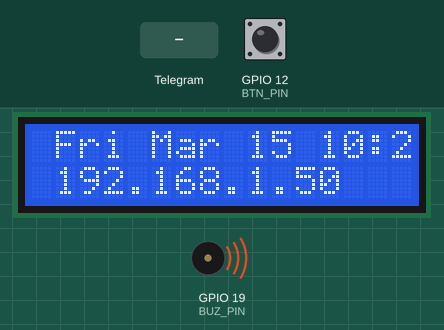
This sketch was run on a simulated ESP32. Shown: 16×2 character LCD, buzzer (waves = sounding). The test bench sets the inputs (shaded band); at power-on: GPIO 12 (BTN_PIN) HIGH. WiFi joins after 1.5 s; servers stay silent unless stated; the local clock reads 2024-03-15 10:24:30 at power-on unless the sketch sets it; what the sketch prints to the serial monitor is not drawn.

Above: at 3.1 s.
3.2 s: GPIO 12 (BTN_PIN) pulled LOW for 0.15 s
At 3.43 s:
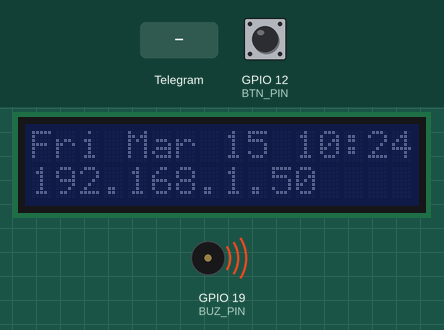
At 4.5 s:
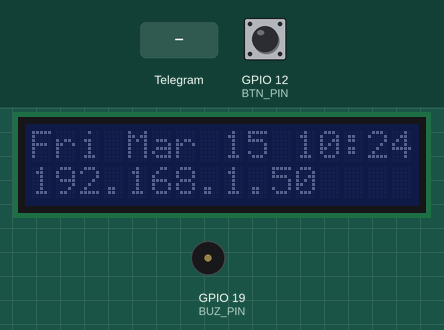
5.0 s: Telegram message "1" received
At 11.1 s:
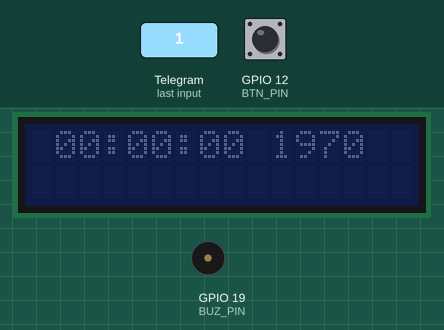
Timing chart, 0 to 12.6 s (numbered marks = the images above; inputs shaded):
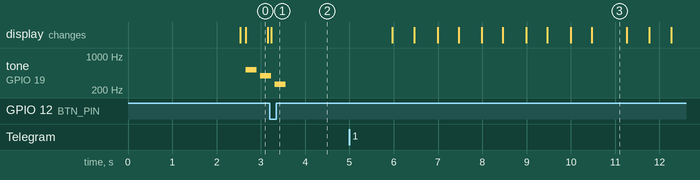

The sketch:

WiFi_TgBot.ino
```cpp
/*
    An ESP32-based device which shows messages and dates of the messages sent to your Telegram bot on the local LCD screen
    The ESP32 sends message back to the receiver.

    Parts:
    any ESP32 board
    Push-button attached to pin 12 (should have pull-up);
    I2C LCD 16*2 attached to pins 21(SDA) and 22(SCL) (I2C of ESP32), VCC and GND
    Piezo buzzer is attached to pin 19(+) and GND via 100 Ohm resistor

 Uses WiFi Manager to connect to any WiFi network using Name and Password on Access Point configuration page.

 Lets you send messages (up to 38 chars for LCD 16*2, English only) using your Telegram bot.
 This version uses WiFi manager in order to be able to connect to any WiFi network if the SSID and password is known:
 ESP32 creates AccessPoint with name "ESP32_Config" (param. ssid_AP, see below). When connected to this AP using
 password "12345678" (param. password_AP, see below) you can automatically visit a page 192.168.4.1 where you can submit credentials
 of the wifi network to connect to. After that the ESP32 connects to this wifi network.
 The IP-address is then shown on the LCD-screen.
 IP address and MAC address of your WiFi Shield (once connected) are sent to the Serial monitor also.

 From there, you can open Telegram and send messages through a bot with token defined below which are then displayed on the LCD screen.
 Buzzer plays short melody once a minute if incoming message is not read.
 Using push-button you can reset the received message, disable melody and turn-off the backlight of the LCD screen

    TelegramBot is Written by Brian Lough
    If you find what I do useful and would like to support me,
    please consider becoming a sponsor on Github
    https://github.com/sponsors/witnessmenow/
    YouTube: https://www.youtube.com/brianlough
    Tindie: https://www.tindie.com/stores/brianlough/
    Twitter: https://twitter.com/witnessmenow
*/

#include <WiFi.h>
#include <WiFiManager.h>
#include <WiFiClientSecure.h>
#include <UniversalTelegramBot.h>
#include <LiquidCrystal_I2C.h>
#include <ezBuzzer.h>
#include <ctime>
#include "src\Button\button.h"
#include "src\Timer\timer.h"
#include "src\Clock\clock.h"

#define BTN_PIN 12
#define BUZ_PIN 19
#define LCD_WIDTH 16
#define MSG_MAX_LEN 38                  // max length of the message to fit into lcd scrolling screen (appr.40 for LCD 2*16 ??)
#define BOT_TOKEN "XXXXXXXXXX:YYGm8XBuz_a0JwCdkG1pBJuEimVaylV5Bzc"  // Telegram BOT Token (Get it from Telegram Botfather)
const unsigned long BOT_MTBS = 5000;    // mean time between scan messages
const char* ssid_AP = "ESP32_Config";   // Configuration Access Point NAME
const char* password_AP = "12345678";   // Configuration Access Point PASSWORD ( >=8 chars !!!)

WiFiManager wm;                             // WiFiManager object for creating Access Point and getting WiWi Network Credentials (ssid and pswd) via browser at 192.168.4.1
WiFiClientSecure secured_client;
UniversalTelegramBot bot(BOT_TOKEN, secured_client);
unsigned long bot_lasttime;                 // last time messages' scan has been done
Timer timer_1sec(1000);                     // is used to drive the clock
Timer timer_scroll(500);                    // is used to scroll and update the LCD screen
Clock myClock;                              // is used to measures time after the message is received
Button myButton(BTN_PIN);                   // push-button to confirm the receit of the message and turn-off the screen
LiquidCrystal_I2C lcd(0x27, LCD_WIDTH, 2);  // Check for proper I2C address (most common is 0x27)
ezBuzzer myBuzzer(BUZ_PIN);                 // Buzzer to generate alarm signal for the incoming message in the background mode

int melody[] = { NOTE_C5, NOTE_G4, NOTE_C4 }; // notes in the melody for incoming message
int noteDurations[] = { 4, 4, 4 };            // note durations: 4 = quarter note, 8 = eighth note, etc, also called tempo
int melodyLength = sizeof(noteDurations) / sizeof(int);

String msg = "";                              // here we hold the message received
String date = "";                             // here we hold the date of the message received

void show();                                  // Shows the info on LCD, see below
void blinkLCD(size_t, size_t);                // Flashes LCD screen number of times with period specified, see below
void handleNewMessages(int numNewMessages);   // Basically sands incoming message back
String unixTimestampToLocalTime(const String &date);  // converts unix timestamp to local time string

void setup(){
  pinMode(BTN_PIN, INPUT_PULLUP);             // actually not nessesary since it is configured in Button class

  WiFi.mode(WIFI_STA);                        // explicitly set WiFi-mode as stationary Access Point to configure
  Serial.begin(115200);
  Serial.println();
  delay(10);

  //wm.resetSettings(); // ONLY for development PHASE to check full configuration procedure through AP

  // Automatically connect using saved credentials,
  // if connection fails, it starts an access point with the specified name (ssid_AP),
  // if empty will auto generate SSID, if password is blank it will be anonymous AP (wm.autoConnect())
  // then goes into a blocking loop awaiting configuration and will return success result
  bool res = wm.autoConnect(ssid_AP, password_AP);          // connect to the Access Point using NAME and PASSWORD for configuration
  if(!res)  { Serial.println("Failed to connect"); }        // ESP.restart(); }
  else      { Serial.println("connected!!! :)"); }          // if you get here you have connected to the WiFi

  secured_client.setCACert(TELEGRAM_CERTIFICATE_ROOT);      // Add root certificate for api.telegram.org
  while (WiFi.status() != WL_CONNECTED){
    Serial.print(".");
    delay(500);
  }

  Serial.print("\nWiFi connected. IP address: "); Serial.println(WiFi.localIP());
  Serial.print("\nMAC address: "); Serial.println(WiFi.macAddress());

  // display local IP-address on the LCD-screen after connection to the WiFi in order to notify the user about local IP-address of the ESP32-device
  msg = WiFi.localIP().toString();

  Serial.print("\nRetrieving time: ");
  configTime(0, 0, "pool.ntp.org"); // get UTC time via NTP
  time_t now = time(nullptr);
  while (now < 24 * 3600){
    Serial.print(".");
    delay(100);
    now = time(nullptr);
  }
  String s(now);
  date = unixTimestampToLocalTime(s);
  Serial.print("date: "); Serial.println(date);
}

void loop(){

  myBuzzer.loop(); // MUST call the buzzer.loop() function in loop()
  // Play melody once a minute if the incoming message is not read
  if (msg.length() && myClock.getSeconds() == 0) { myBuzzer.playMelody(melody, noteDurations, melodyLength); blinkLCD(5, 100); };
  // On button press: clear message, turn-off LCD backlight and reset the clock
  if (myButton.click())                                      { msg = ""; lcd.noBacklight(); date = ""; myClock.tick();}
  // Increment clock only if message is not empty
  if (msg.length() && timer_1sec.ready())                    { myClock.tick(); show(); }
  // scroll the screen if message does not fit into screen
  if (timer_scroll.ready() && (msg.length() > LCD_WIDTH - 2 || date.length() > LCD_WIDTH - 2))  { lcd.scrollDisplayLeft(); }

  if (millis() - bot_lasttime > BOT_MTBS){
    int numNewMessages = bot.getUpdates(bot.last_message_received + 1);

    while (numNewMessages){
      Serial.print("Got message: "); Serial.println(bot.messages[0].text);
      Serial.print("From: "); Serial.println(bot.messages[0].from_name);
      date = unixTimestampToLocalTime(bot.messages[0].date);
      Serial.print("Date: "); Serial.println(date);

      msg = bot.messages[0].from_name + ": " + bot.messages[0].text;
      if (msg.length() > MSG_MAX_LEN) msg = msg.substring(0, MSG_MAX_LEN); // cut the message if it is too long

      handleNewMessages(numNewMessages);
      numNewMessages = bot.getUpdates(bot.last_message_received + 1);
    }

    bot_lasttime = millis();
  }
}
//========================================================
void show(){
  lcd.setCursor(0, 0); lcd.print("                ");
  lcd.setCursor(2, 0); lcd.print(date);
  //byte h = myClock.getHours(), m = myClock.getMinutes(), s = myClock.getSeconds();
  //lcd.setCursor(2, 0); //lcd.print("Time:  ");
  //if (h < 10) lcd.print(0);
  //lcd.print(h); lcd.print(":");
  //if (m < 10) lcd.print(0);
  //lcd.print(m);lcd.print(":");
  //if (s < 10) lcd.print(0);
  //lcd.print(s);
  lcd.setCursor(0, 1); lcd.print("                ");
  lcd.setCursor(2, 1); lcd.print(msg);
}
//=======================================
void blinkLCD(size_t cnt = 3, size_t tm = 100){ // blinks LCD-backlight cnt-times, with tm half-period.
  for (size_t i = 0; i < cnt; ++i){
    lcd.noBacklight();
    delay(tm);
    lcd.backlight();
    delay(tm);
  }
  lcd.init(); lcd.setCursor(2, 0);
}
//=======================================
void handleNewMessages(int numNewMessages){
  for (int i = 0; i < numNewMessages; i++){
    bot.sendMessage(bot.messages[i].chat_id, bot.messages[i].text, "");
  }
}
//=======================================
String unixTimestampToLocalTime(const String &date){ // converts unix timestamp to local time string
  long int date_secs = strtoul(date.c_str(), NULL, 10);
  String out(std::asctime(std::localtime(&date_secs)));
  out = out.substring(0, out.length()-1);// and cut off terminating '\n'

  return out;
}
```

button.cpp
```cpp
// simple anti-bounce button connected between controller input and GND
// uses internal or external PULLUP resistor

#include "button.h"


  Button::Button(byte pin) : pin_(pin){ pinMode(pin_, INPUT_PULLUP); }

  bool Button::click(){
    bool btn_state = digitalRead(pin_);
    if (!flag_ && !btn_state && millis()-timer_ > 200){
      flag_ = true;
      timer_ = millis();
      return true;
    }
    if (flag_ && !btn_state && millis()-timer_ > 500){
      timer_ = millis();
      return true;
    }
    if (flag_ && btn_state){
      flag_ = false;
      timer_ = millis();
    }
    return false;
  }
```

button.h
```cpp
// simple anti-bounce button connected between controller input and GND
// uses internal or external PULLUP resistor

#ifndef BUTTON_H
#define BUTTON_H

#include <Arduino.h>

class Button{

private:
  byte pin_;
  uint32_t timer_;
  bool flag_;

public:
  Button(byte pin);
  bool click();
};

#endif
```

clock.cpp
```cpp
#include "clock.h"


  Clock::Clock() = default;

  Clock::Clock(byte secs_, byte mins_, byte hours_) : secs(secs_), mins(mins_), hours(hours_) {};

  void Clock::tick(){
    ++secs;
    if (secs == 60)   { ++mins; secs = 0; }
    if (mins == 60)   { ++hours; mins = 0; }
    if (hours == 24)  { hours = 0; }
  }

  void Clock::reset()            { secs = 0; mins = 0; hours = 0; }

  byte Clock::getSeconds() const { return secs; }

  byte Clock::getMinutes() const { return mins; }

  byte Clock::getHours() const   { return hours; }
```

clock.h
```cpp
// Simple clock class which counts hours, minutes and seconds
// This clock should be driven by the .tick() method every second to increment

#ifndef CLOCK_H
#define CLOCK_H

#include <Arduino.h>

class Clock{
private:
  byte secs = 0, mins = 0, hours = 0;

public:
  Clock();
  Clock(byte secs_, byte mins_, byte hours_);
  void tick();
  void reset();
  byte getSeconds() const;
  byte getMinutes() const;
  byte getHours() const;
};

#endif
```

timer.cpp
```cpp
#include "timer.h"


  Timer::Timer(uint32_t period = 0) : period_(period) {};

  void Timer::setPeriod(uint32_t period = 0) { period_ = period; };

  bool Timer::ready(){
    if (period_ !=0 && millis() - time_ >= period_){
        time_ = millis();
        return true;
      }
      return false;
  }
```

timer.h
```cpp
// Simple non-blocking timer


#ifndef TIMER_H
#define TIMER_H

#include <Arduino.h>

class Timer{

private:
  uint32_t period_ = 0, time_ = 0;

public:
  Timer(uint32_t period);
  void setPeriod(uint32_t period);
  bool ready();
};

#endif
```

Measured:
- after the input at 3.2 s, the display: changes at once (image 1)
- after the input at 5.0 s, the display: first changes after 0.96 s (image 3 shows a later state)
- what the display in image 0 shows lasts 0.5 s, from 2.7 s to 3.2 s
- what the display in image 3 shows lasts 0.8 s, from 10.5 s to 11.3 s
